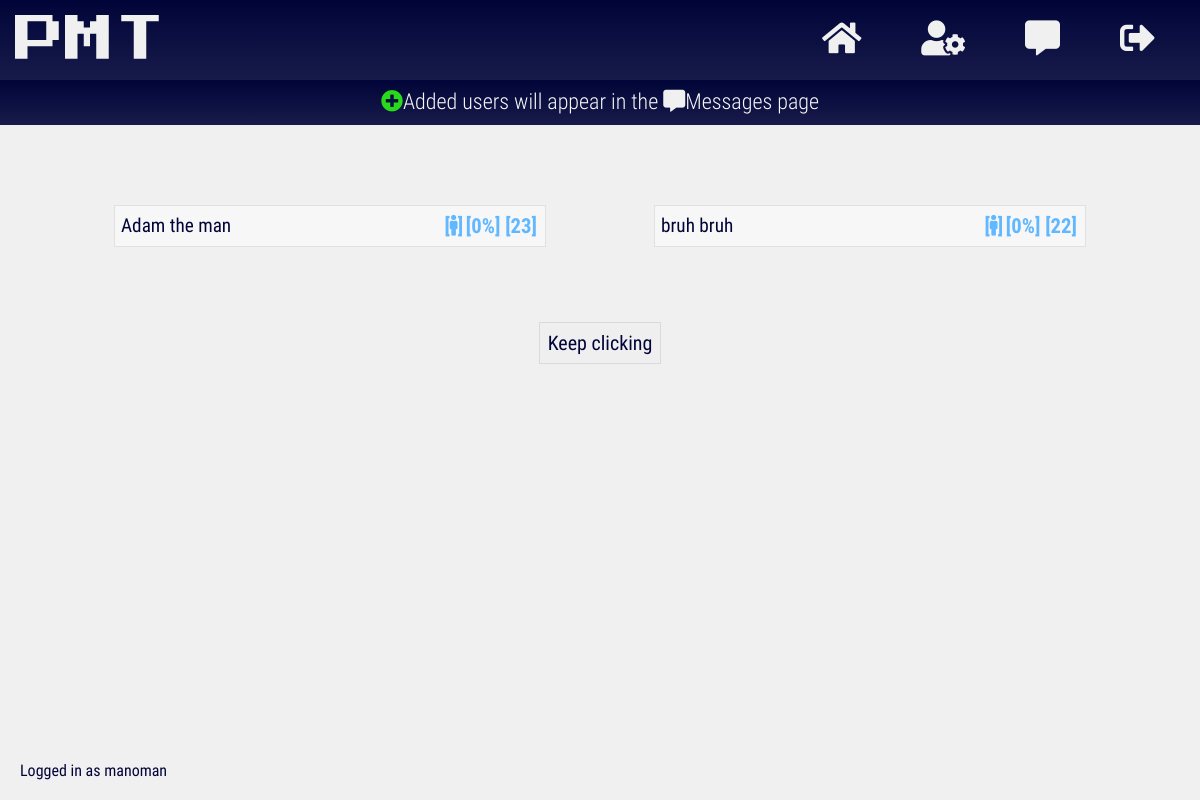
The page / (signed in) on the database its author committed.
### app/models.py (models this page shows, shortened)
class User(db.Model, UserMixin):
    __tablename__ = 'users'
    id = db.Column(db.Integer(), primary_key=True)
    username = db.Column(db.String(length=20), nullable=False, unique=True)
    email = db.Column(db.String(length=50), nullable=False, unique=True)
    password_hash = db.Column(db.String(length=60), nullable=False)
    age = db.Column(db.Integer(), nullable=False)
    gender = db.Column(db.String(length=6), nullable=False)
    facebook = db.Column(db.String(length=50), nullable=True, unique=False)
    instagram = db.Column(db.String(length=50), nullable=True, unique=False)
    twitter = db.Column(db.String(length=50), nullable=True, unique=False)
    reddit = db.Column(db.String(length=50), nullable=True, unique=False)
    discord = db.Column(db.String(length=50), nullable=True, unique=False)
    assumptions = db.relationship('Assumption', secondary=users_to_assumptions,
    backref=db.backref('users', lazy=True), lazy=True)
    added_users = db.relationship('User', secondary=users_to_users,
                  primaryjoin=(users_to_users.c.added_id == id),
                  secondaryjoin=(users_to_users.c.adder_id == id),
                  backref=db.backref('adder_users', lazy=True), lazy=True)
    @property
    def password(self):
        return self.password

### app/routes.py (the view)
@app.route('/')
@login_required
def home_page():
    users = User.query.limit(25)
    return render_template('home.html', users=users,
    calculate_compatibility=calculate_compatibility)

### app/helpers.py (called while the page is built)
def calculate_compatibility(userid):
    commons = 0
    user = User.query.filter_by(id=userid).first()
    user_length = len(user.assumptions)
    main_length = len(current_user.assumptions)
    for assumption in current_user.assumptions:
        if assumption in user.assumptions:
            commons += 1
    if main_length > user_length:
        return round((commons/main_length) * 100, 2)
    elif user_length > main_length:
        return round((commons/user_length) * 100, 2)
    elif user_length == 0 or main_length == 0:
        return round(0, 2)
    else:
        return round((commons/main_length) * 100, 2)

### user_loader/__init__.py (called while the page is built)
@login_manager.user_loader
def load_user(user_id):
    return User.query.get(int(user_id))

### app/templates/home.html (shortened to what this page needs)
{% extends 'uniform/base.html' %}
{% block css_files %}
<link rel="stylesheet" href="{{ url_for('static',
filename='css/minified/home.css') }}">
{% endblock %}
{% block content %}
<div class="help-text">
  <i class="fas fa-plus-circle"></i>Added users will appear in the
  <i class="fas fa-comment-alt"></i>Messages page
</div>
<ul id="list_of_users">
  {% for user in users %}
  {% if user not in current_user.added_users and user.id != current_user.id %}
  <div class="list-item-wrapper" USER_ID="{{ user.id }}">
    <li>
      <span class="username">{{ user.username }}</span>
      <span class="meta-data">
        <span class="gender {{ user.gender }}">
        [<i class="fas fa-{{ user.gender }}" name="gender"></i>]</span>
        <span class="compatibility">[{{ calculate_compatibility(user.id) }}%]
        </span>
        <span class="age">[{{ user.age }}]</span>
      </span>
    </li>
  </div>
  {% endif %}
  {% endfor %}
</ul>
<button type="button" name="load more" id="load_more">Keep clicking</button>
{% endblock %}
{% block footer %}
Logged in as {{ current_user.username }}
{% endblock %}

### app/templates/uniform/base.html (shortened to what this page needs)
<!DOCTYPE html>
<html lang="en" dir="ltr">
  <head>
    <link rel="stylesheet"
    href="{{ url_for('static', filename='css/uniform/minified/base.css') }}">
    {% if current_user.is_authenticated %}
    <link rel="stylesheet"
    href="{{ url_for('static', filename='icons/css/minified/all.css') }}">
    {% endif %}
    {% block css_files %}{% endblock %}
  </head>
  <body>
    <header>
      <span>
        <abbr title="Personality Matching Tool.">
          <a href="{{ url_for('home_page') }}">PMT</a>
        </abbr>
      </span>
      <nav>
        {% if current_user.is_authenticated %}
        <a href="{{ url_for('home_page') }}" title="home"><span class="home">
          <i class="fas fa-home"></i>
        </span></a>
        <a href="{{ url_for('assumptions_page') }}" title="assumptions">
          <span class="assumptions">
          <i class="fas fa-user-cog"></i>
          </span>
        </a>
        <a href="{{ url_for('addedusers_page') }}" title="added users">
          <span class="messages">
            <i class="fas fa-comment-alt"></i>
          </span>
        </a>
        <a href="{{ url_for('logout_page') }}" title="logout">
          <span class="logout">
          <i class="fas fa-sign-out-alt"></i>
        </span></a>
        {% endif %}
      </nav>
    </header>
    <main>
      {% block content %}{% endblock %}
    </main>
    <footer>
      {% block footer %}{% endblock %}
    </footer>
  </body>
</html>

### app/static/css/uniform/minified/base.css (style rules this page uses)
* { box-sizing:border-box;margin:0 }
body { background:#f0f0f0 }
header { display:flex;flex-direction:column;background:linear-gradient(to bottom,#000438,rgba(0,4,56,.9));color:#f0f0f0;padding-bottom:10px }
header>span { font-size:70px;margin:30px 0 30px 0;font-family:brand-font,sans-serif }
header abbr { text-decoration:none }
header * { text-align:center }
header>nav { display:flex;font-size:20px;font-weight:900 }
nav>a { flex-basis:100% }
a,a:active,a:hover,a:link,a:visited { color:inherit;text-decoration:none }
button,header { -webkit-touch-callout:none;-webkit-user-select:none;-khtml-user-select:none;-moz-user-select:none;-ms-user-select:none;user-select:none }
main { margin-bottom:50px }
footer { position:fixed;bottom:0;right:0;left:0;padding:20px;background:rgba(240,240,240);color:#000438;font-family:roboto-regular,sans-serif;text-align:center }
@media (min-width:769px) { header { flex-direction:row;padding:15px;justify-content:space-between;align-items:center } }
@media (min-width:769px) { header>span { font-size:50px;margin:0 } }
@media (min-width:769px) { header>nav { font-weight:100;font-size:35px } }
@media (min-width:769px) { nav>a>span { padding:10px 30px } }
@media (min-width:769px) { nav>a>span { -webkit-transition:background .1s ease;-o-transition:background .1s ease;-moz-transition:background .1s ease;-ms-transition:background .1s ease } }
@media (min-width:769px) { header { position:sticky;top:0;z-index:1 } }
@media (min-width:769px) { footer { text-align:left } }

### app/static/css/minified/home.css (style rules this page uses)
ul { padding:0;margin:80px auto 0 auto;width:90%;display:flex;flex-wrap:wrap }
.list-item-wrapper { flex-basis:100%;position:relative;margin-bottom:75px }
li { border:1px solid rgba(0,0,0,.09);display:flex;justify-content:space-between;flex-wrap:wrap;font-family:sans-serif;background:#f7f7f7;padding:3px;font-size:25px }
.meta-data { order:1;padding:5px;color:#61b8ff;font-size:.44em;align-self:center;font-family:roboto-bold,sans-serif;-webkit-touch-callout:none;-webkit-user-select:none;-khtml-user-select:none;-moz-user-select:none;-ms-user-select:none;user-select:none }
.username { font-family:roboto-regular,sans-serif;align-self:center;padding:3px;color:#000438;font-size:.77em }
.age,.compatibility,.gender { font-size:1.8em }
button#load_more { padding:8px;color:#000438;border:1px solid rgba(0,0,0,.09);font-family:roboto-regular;font-size:20px;display:block;margin:0 auto 70px auto;cursor:pointer }
div.help-text { margin:0 auto 0 auto;padding:8px;text-align:center;font-family:roboto-light;font-size:25px;color:#f7f7f7;line-height:1.3em;background:linear-gradient(to bottom,#000438,rgba(0,4,56,.9)) }
div>i.fa-plus-circle { color:#27db1a }
div>i.fa-comment-alt { color:#f0f0f0 }
@media (min-width:769px) { div.help-text { font-size:22px } }
@media (min-width:769px) { ul { justify-content:space-between } }
@media (min-width:769px) { li { transition:box-shadow 250ms ease } }
@media (min-width:769px) { ul { justify-content:space-around } }
@media (min-width:769px) { .list-item-wrapper { flex-basis:40% } }
@media (min-width:769px) { .meta-data { font-size:.46em } }

### rows shown on the page
User: username "Adam the man", calculate_compatibility "0", age "23"
User: username "bruh bruh", calculate_compatibility "0", age "22"
User: username "manoman"
